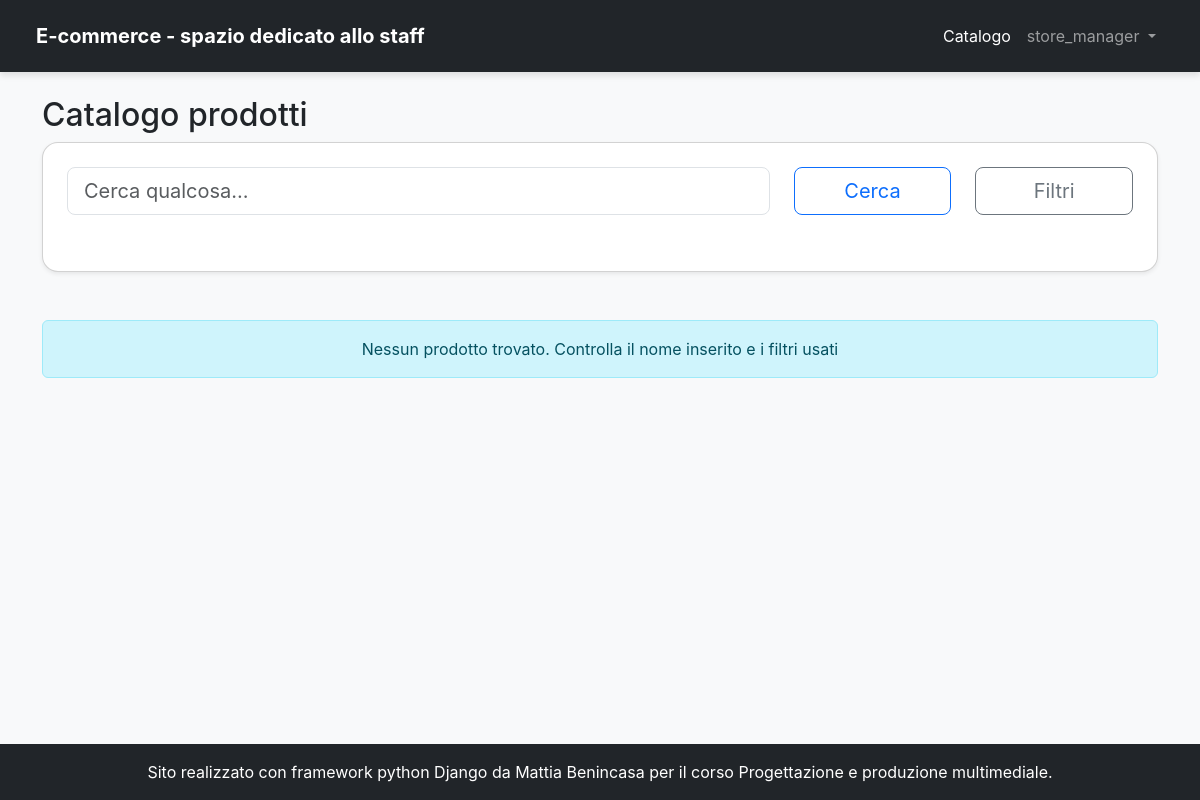
The page /products/ (signed in) on the database as committed earlier.
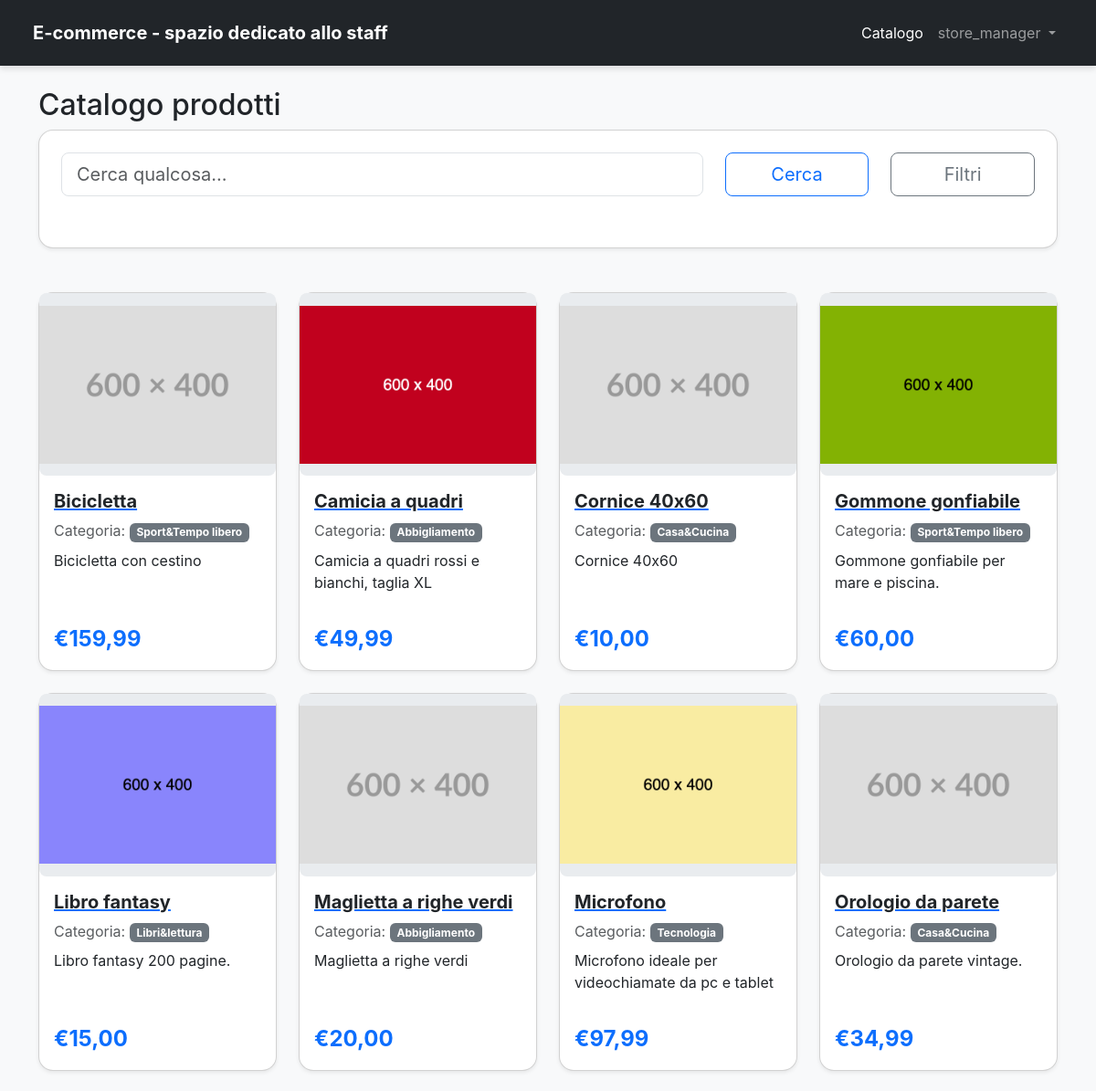
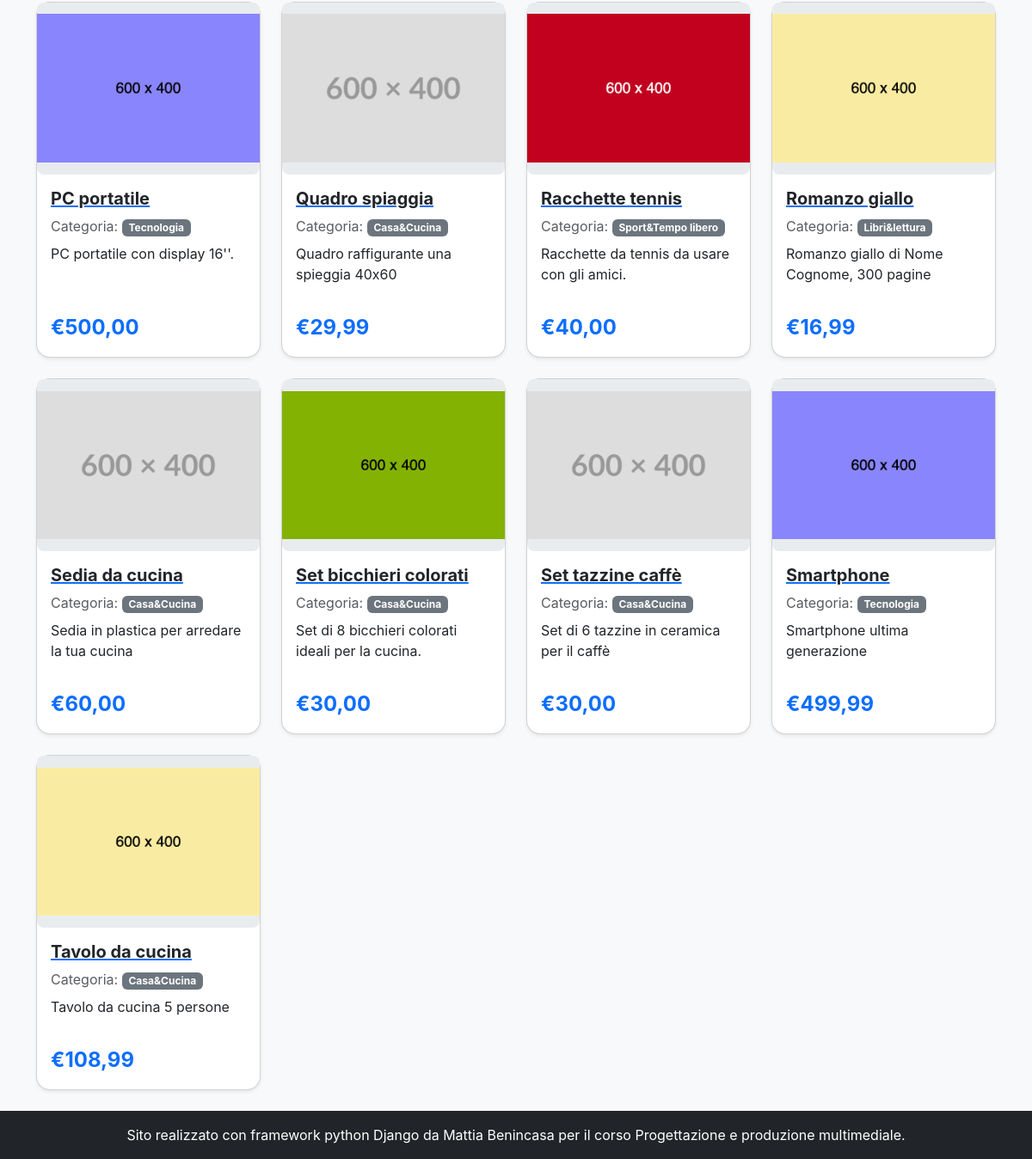
The same page on the database as committed later (2 pictures, top to bottom).
### products/models.py (models this page shows, shortened)
class Product(models.Model):
    name = models.CharField(max_length=200, verbose_name="Nome Prodotto")
    slug = AutoSlugField(populate_from='name', unique=True, always_update=True)
    category = models.ForeignKey(
        Category,
        on_delete=models.SET_NULL,
        null=True,
        blank=True,
        related_name='products',
        verbose_name="Categoria"
    )
    description = models.TextField(verbose_name="Descrizione prodotto")
    price = models.DecimalField(
        max_digits=10,
        decimal_places=2,
        verbose_name="Prezzo in €"
    )
    stock = models.IntegerField(
        default=0,
        verbose_name="Quantità Disponibile",
        help_text="Quantità di prodotti disponibili in magazzino."
    )
    created_at = models.DateTimeField(auto_now_add=True, verbose_name="Data Creazione")
    updated_at = models.DateTimeField(auto_now=True, verbose_name="Ultimo Aggiornamento")
    image = models.ImageField(default='placeholder.png', blank=True, verbose_name='immagine prodotto')
    class Meta:
        ordering = ('name',)
        verbose_name = "Prodotto"
        verbose_name_plural = "Prodotti"
    def get_absolute_url(self):
        return reverse("product_details", kwargs={"slug": self.slug})

class Category(models.Model):
    name = models.CharField(max_length=100, unique=True, verbose_name="Nome Categoria")
    slug = AutoSlugField(populate_from='name', unique=True, always_update=True)
    class Meta:
        ordering = ('name',)
        verbose_name = "Categoria"
        verbose_name_plural = "Categorie"
    def __str__(self):
        return self.name

### products/views.py (the view, shortened to what this page needs)
# urls.py: path("", ProductListView.as_view(), name="product_list"),
class ProductListView(ListView):
    model = Product
    template_name = 'product_list.html'
    context_object_name = 'product_list'
    def get_template_names(self):
        user = self.request.user
        if user.groups.filter(name='store_manager').exists():
            return 'store_manager/catalogue.html'
        else:
            return 'product_list.html'
    def get_queryset(self):
        queryset = super().get_queryset()
        form = ProductSearchForm(self.request.GET)
        if form.is_valid():
            query = form.cleaned_data.get('search_bar')
            categories = form.cleaned_data.get('category')
            availability = form.cleaned_data.get('availability')
            sort_by = form.cleaned_data.get('sort_by')
            if query:
                queryset = queryset.filter(
                    Q(name__icontains=query) | Q(description__icontains=query)
                ).distinct()
            if categories:
                queryset = queryset.filter(category__in=categories)
            if availability:
                if availability == 'available_only':
                    queryset = queryset.filter(stock__gt=0)
                elif availability == 'unavailable_only':
                    queryset = queryset.filter(stock=0)
        if not queryset.ordered:
            queryset = queryset.order_by('name')
        return queryset
    def get_context_data(self, **kwargs):
        context = super().get_context_data(**kwargs)
        context['form'] = ProductSearchForm(self.request.GET)
        return context

### templates/store_manager/catalogue.html (shortened to what this page needs)
{% extends 'base.html' %}
{% load crispy_forms_tags %}
{% block content %}
    <h2>Catalogo prodotti</h2>
<div class="card p-4 rounded-card shadow-sm mb-5">
    <form id="searchForm" method="get" action="{% url 'product_list' %}" class="mb-3">
        {% crispy form %}
    </form>
</div>
{% if product_list %}
<div class="row row-cols-1 row-cols-md-2 row-cols-lg-3 g-4">
    {% for product in product_list %}
    <div class="col-lg-3">
        <div class="card h-100 shadow-sm rounded-card">
            <div class="img-placeholder">
                {% if product.image.name %}
                    <img class="product_image" src="{{ product.image.url }}" alt="{{ product.name }}">
                {% else %}
                    [Image of Product placeholder]
                {% endif %}
            </div>
            <div class="card-body d-flex flex-column">
                <a href="{{ product.get_absolute_url }}">
                    <h5 class="card-title fw-bold text-dark">{{ product.name }}</h5>
                </a>
                <p class="card-text text-muted mb-2">Categoria: <span class="badge bg-secondary">{{ product.category.name }}</span></p>
                <p class="card-text text-dark flex-grow-1">{{ product.description|truncatechars:100 }}</p>
                <div class="d-flex justify-content-between align-items-center mt-3">
                    <span class="fs-4 fw-bold text-primary">€{{ product.price|floatformat:2 }}</span>
                </div>
            </div>
        </div>
    </div>
    {% endfor %}
</div>
{% else %}
<div class="alert alert-info text-center" role="alert">
    Nessun prodotto trovato. Controlla il nome inserito e i filtri usati
</div>
{% endif %}
{% endblock content %}

Rows that differ between the two databases and show on the page:
added Product: image (placeholder picture), name "Bicicletta", category.name "Sport&Tempo libero", description "Bicicletta con cestino", price "159,99"
added Product: image (placeholder picture), name "Camicia a quadri", category.name "Abbigliamento", description "Camicia a quadri rossi e bianchi, taglia XL", price "49,99"
added Product: image (placeholder picture), name "Cornice 40x60", category.name "Casa&Cucina", description "Cornice 40x60", price "10,00"
added Product: image (placeholder picture), name "Gommone gonfiabile", category.name "Sport&Tempo libero", description "Gommone gonfiabile per mare e piscina.", price "60,00"
added Product: image (placeholder picture), name "Libro fantasy", category.name "Libri&lettura", description "Libro fantasy 200 pagine.", price "15,00"
added Product: image (placeholder picture), name "Maglietta a righe verdi", category.name "Abbigliamento", description "Maglietta a righe verdi", price "20,00"
added Product: image (placeholder picture), name "Microfono", category.name "Tecnologia", description "Microfono ideale per videochiamate da pc e tablet", price "97,99"
added Product: image (placeholder picture), name "Orologio da parete", category.name "Casa&Cucina", description "Orologio da parete vintage.", price "34,99"
added Product: image (placeholder picture), name "PC portatile", category.name "Tecnologia", description "PC portatile con display 16''.", price "500,00"
added Product: image (placeholder picture), name "Quadro spiaggia", category.name "Casa&Cucina", description "Quadro raffigurante una spieggia 40x60", price "29,99"
added Product: image (placeholder picture), name "Racchette tennis", category.name "Sport&Tempo libero", description "Racchette da tennis da usare con gli amici.", price "40,00"
added Product: image (placeholder picture), name "Romanzo giallo", category.name "Libri&lettura", description "Romanzo giallo di Nome Cognome, 300 pagine", price "16,99"
added Product: image (placeholder picture), name "Sedia da cucina", category.name "Casa&Cucina", description "Sedia in plastica per arredare la tua cucina", price "60,00"
added Product: image (placeholder picture), name "Set bicchieri colorati", category.name "Casa&Cucina", description "Set di 8 bicchieri colorati ideali per la cucina.", price "30,00"
added Product: image (placeholder picture), name "Set tazzine caffè", category.name "Casa&Cucina", description "Set di 6 tazzine in ceramica per il caffè", price "30,00"
added Product: image (placeholder picture), name "Smartphone", category.name "Tecnologia", description "Smartphone ultima generazione", price "499,99"
added Product: image (placeholder picture), name "Tavolo da cucina", category.name "Casa&Cucina", description "Tavolo da cucina 5 persone", price "108,99"
Other text that changed with them:
text no longer shown: "Nessun prodotto trovato. Controlla il nome inserito e i filtri usati"
